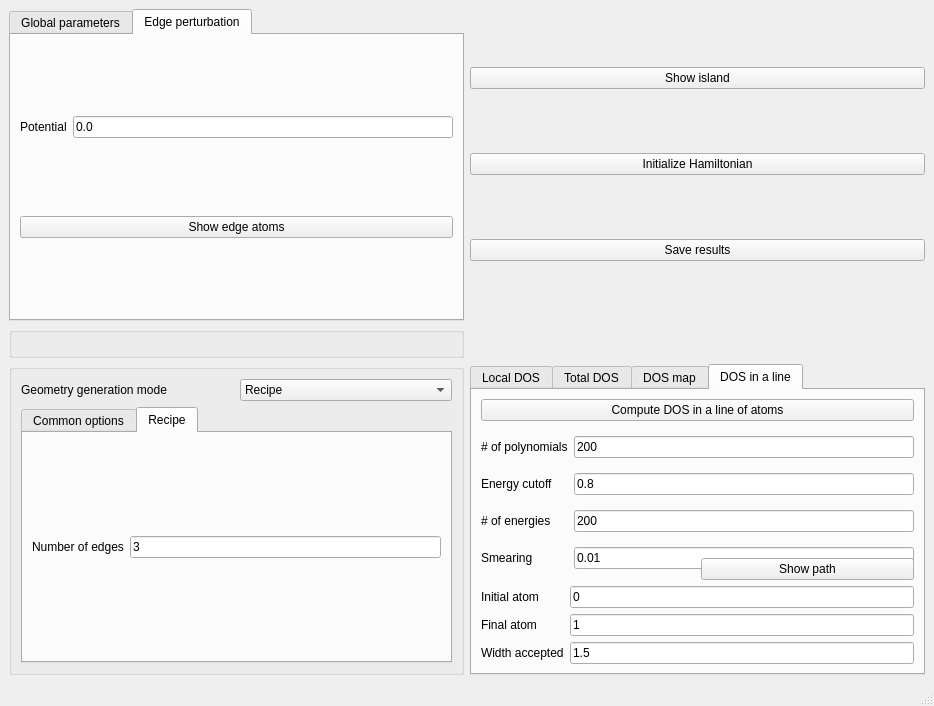
<?xml version="1.0" encoding="UTF-8"?>
<ui version="4.0">
 <class>MainWindow</class>
 <widget class="QMainWindow" name="MainWindow">
  <property name="geometry">
   <rect>
    <x>0</x>
    <y>0</y>
    <width>934</width>
    <height>706</height>
   </rect>
  </property>
  <property name="minimumSize">
   <size>
    <width>934</width>
    <height>706</height>
   </size>
  </property>
  <property name="windowTitle">
   <string>Huge islands</string>
  </property>
  <widget class="QWidget" name="centralwidget">
   <layout class="QGridLayout" name="gridLayout_21">
    <item row="0" column="0">
     <widget class="QTabWidget" name="tabWidget_2">
      <property name="currentIndex">
       <number>1</number>
      </property>
      <widget class="QWidget" name="tab_3">
       <attribute name="title">
        <string>Global parameters</string>
       </attribute>
       <layout class="QGridLayout" name="gridLayout_19">
        <item row="0" column="0">
         <layout class="QGridLayout" name="gridLayout_3">
          <item row="1" column="0">
           <widget class="QLabel" name="label_9">
            <property name="text">
             <string>Fermi shift</string>
            </property>
           </widget>
          </item>
          <item row="0" column="0">
           <widget class="QLabel" name="label_8">
            <property name="text">
             <string>AB imbalance</string>
            </property>
           </widget>
          </item>
          <item row="0" column="1">
           <widget class="QLineEdit" name="mAB">
            <property name="toolTip">
             <string>Sublattice imbalance in a bipartite lattice</string>
            </property>
            <property name="text">
             <string>0.0</string>
            </property>
           </widget>
          </item>
          <item row="2" column="1">
           <widget class="QLineEdit" name="peierls">
            <property name="toolTip">
             <string>Orbital magnetic field, creates Landau levels</string>
            </property>
            <property name="text">
             <string>0.0</string>
            </property>
           </widget>
          </item>
          <item row="1" column="1">
           <widget class="QLineEdit" name="fermi">
            <property name="toolTip">
             <string>Global shift of the onsite energies</string>
            </property>
            <property name="text">
             <string>0.0</string>
            </property>
           </widget>
          </item>
          <item row="2" column="0">
           <widget class="QLabel" name="label_10">
            <property name="text">
             <string>Magnetic field</string>
            </property>
           </widget>
          </item>
          <item row="3" column="0">
           <widget class="QLabel" name="label_36">
            <property name="text">
             <string>Haldane</string>
            </property>
           </widget>
          </item>
          <item row="3" column="1">
           <widget class="QLineEdit" name="haldane">
            <property name="toolTip">
             <string>Haldane coupling, creates a quantum anomalous Hall state</string>
            </property>
            <property name="text">
             <string>0.0</string>
            </property>
           </widget>
          </item>
         </layout>
        </item>
       </layout>
      </widget>
      <widget class="QWidget" name="tab_11">
       <attribute name="title">
        <string>Edge perturbation</string>
       </attribute>
       <layout class="QGridLayout" name="gridLayout_20">
        <item row="0" column="0">
         <layout class="QGridLayout" name="gridLayout_14">
          <item row="0" column="1">
           <widget class="QLineEdit" name="edge_potential">
            <property name="toolTip">
             <string>This term will introduce an onsite term in the edge atoms</string>
            </property>
            <property name="text">
             <string>0.0</string>
            </property>
           </widget>
          </item>
          <item row="0" column="0">
           <widget class="QLabel" name="label_35">
            <property name="text">
             <string>Potential</string>
            </property>
           </widget>
          </item>
         </layout>
        </item>
        <item row="1" column="0">
         <widget class="QPushButton" name="show_potential">
          <property name="toolTip">
           <string>This shows in which atoms the edge potential is added</string>
          </property>
          <property name="text">
           <string>Show edge atoms</string>
          </property>
         </widget>
        </item>
       </layout>
      </widget>
     </widget>
    </item>
    <item row="0" column="1">
     <layout class="QGridLayout" name="gridLayout_6">
      <item row="0" column="0">
       <widget class="QPushButton" name="show_lattice">
        <property name="toolTip">
         <string>Show the geometry created</string>
        </property>
        <property name="text">
         <string>Show island</string>
        </property>
       </widget>
      </item>
      <item row="1" column="0">
       <widget class="QPushButton" name="initialize">
        <property name="toolTip">
         <string>Write the Hamiltonian to a file, to allow quick access for the rest of the computations</string>
        </property>
        <property name="text">
         <string>Initialize Hamiltonian</string>
        </property>
       </widget>
      </item>
      <item row="2" column="0">
       <widget class="QPushButton" name="save_results">
        <property name="toolTip">
         <string>Copy the results to a local folder</string>
        </property>
        <property name="text">
         <string>Save results</string>
        </property>
       </widget>
      </item>
     </layout>
    </item>
    <item row="1" column="0">
     <widget class="QGroupBox" name="groupBox_3">
      <property name="title">
       <string/>
      </property>
     </widget>
    </item>
    <item row="2" column="0">
     <widget class="QGroupBox" name="groupBox">
      <property name="title">
       <string/>
      </property>
      <layout class="QGridLayout" name="gridLayout_24">
       <item row="0" column="0">
        <layout class="QGridLayout" name="gridLayout_4">
         <item row="0" column="1">
          <widget class="QComboBox" name="geometry_mode">
           <item>
            <property name="text">
             <string>Recipe</string>
            </property>
           </item>
          </widget>
         </item>
         <item row="0" column="0">
          <widget class="QLabel" name="label_11">
           <property name="text">
            <string>Geometry generation mode</string>
           </property>
          </widget>
         </item>
        </layout>
       </item>
       <item row="1" column="0">
        <widget class="QTabWidget" name="tabWidget">
         <property name="currentIndex">
          <number>1</number>
         </property>
         <widget class="QWidget" name="tab">
          <attribute name="title">
           <string>Common options</string>
          </attribute>
          <layout class="QGridLayout" name="gridLayout_22">
           <item row="0" column="0">
            <layout class="QGridLayout" name="gridLayout">
             <item row="0" column="1">
              <widget class="QComboBox" name="lattice">
               <item>
                <property name="text">
                 <string>Honeycomb</string>
                </property>
               </item>
               <item>
                <property name="text">
                 <string>Square</string>
                </property>
               </item>
               <item>
                <property name="text">
                 <string>Triangular</string>
                </property>
               </item>
               <item>
                <property name="text">
                 <string>Lieb</string>
                </property>
               </item>
               <item>
                <property name="text">
                 <string>Kagome</string>
                </property>
               </item>
              </widget>
             </item>
             <item row="1" column="0">
              <widget class="QLabel" name="label_2">
               <property name="text">
                <string>Rotation</string>
               </property>
              </widget>
             </item>
             <item row="4" column="0">
              <widget class="QLabel" name="label_5">
               <property name="enabled">
                <bool>false</bool>
               </property>
               <property name="text">
                <string>Target diameter</string>
               </property>
              </widget>
             </item>
             <item row="2" column="0">
              <widget class="QLabel" name="label_3">
               <property name="text">
                <string>Size</string>
               </property>
              </widget>
             </item>
             <item row="1" column="1">
              <widget class="QLineEdit" name="rotation">
               <property name="toolTip">
                <string>Global rotation of the unit cell used to build the island</string>
               </property>
               <property name="text">
                <string>30</string>
               </property>
              </widget>
             </item>
             <item row="4" column="1">
              <widget class="QCheckBox" name="target_diameter">
               <property name="enabled">
                <bool>false</bool>
               </property>
               <property name="text">
                <string/>
               </property>
              </widget>
             </item>
             <item row="3" column="1">
              <widget class="QCheckBox" name="clean_island">
               <property name="text">
                <string/>
               </property>
              </widget>
             </item>
             <item row="0" column="0">
              <widget class="QLabel" name="label">
               <property name="text">
                <string>Lattice</string>
               </property>
              </widget>
             </item>
             <item row="3" column="0">
              <widget class="QLabel" name="label_4">
               <property name="text">
                <string>Remove single bonded</string>
               </property>
              </widget>
             </item>
             <item row="5" column="0">
              <widget class="QLabel" name="label_6">
               <property name="enabled">
                <bool>false</bool>
               </property>
               <property name="text">
                <string>Desired diameter</string>
               </property>
              </widget>
             </item>
             <item row="5" column="1">
              <widget class="QLineEdit" name="desired_dameter">
               <property name="enabled">
                <bool>false</bool>
               </property>
               <property name="text">
                <string>40</string>
               </property>
              </widget>
             </item>
             <item row="2" column="1">
              <widget class="QLineEdit" name="size">
               <property name="toolTip">
                <string>Size of the supercell used to build the island, controls the overal size of hte island</string>
               </property>
               <property name="text">
                <string>11</string>
               </property>
              </widget>
             </item>
            </layout>
           </item>
          </layout>
         </widget>
         <widget class="QWidget" name="tab_2">
          <attribute name="title">
           <string>Recipe</string>
          </attribute>
          <layout class="QGridLayout" name="gridLayout_23">
           <item row="0" column="0">
            <layout class="QGridLayout" name="gridLayout_2">
             <item row="0" column="1">
              <widget class="QLineEdit" name="nedges">
               <property name="text">
                <string>3</string>
               </property>
              </widget>
             </item>
             <item row="0" column="0">
              <widget class="QLabel" name="label_7">
               <property name="text">
                <string>Number of edges</string>
               </property>
              </widget>
             </item>
            </layout>
           </item>
          </layout>
         </widget>
        </widget>
       </item>
      </layout>
     </widget>
    </item>
    <item row="2" column="1">
     <widget class="QTabWidget" name="tabWidget_3">
      <property name="toolTip">
       <string/>
      </property>
      <property name="currentIndex">
       <number>3</number>
      </property>
      <widget class="QWidget" name="tab_4">
       <attribute name="title">
        <string>Local DOS</string>
       </attribute>
       <layout class="QGridLayout" name="gridLayout_16">
        <item row="0" column="0">
         <widget class="QPushButton" name="show_ldos">
          <property name="toolTip">
           <string>Shows the local density of states in specific atoms</string>
          </property>
          <property name="text">
           <string>Compute DOS in certain atoms</string>
          </property>
         </widget>
        </item>
        <item row="1" column="0">
         <layout class="QGridLayout" name="gridLayout_5">
          <item row="4" column="0">
           <widget class="QLabel" name="label_15">
            <property name="text">
             <string>Energy cutoff</string>
            </property>
           </widget>
          </item>
          <item row="3" column="0">
           <widget class="QLabel" name="label_14">
            <property name="text">
             <string>Number of energies</string>
            </property>
           </widget>
          </item>
          <item row="2" column="0">
           <widget class="QLabel" name="label_13">
            <property name="text">
             <string>Smearing</string>
            </property>
           </widget>
          </item>
          <item row="0" column="0">
           <widget class="QPushButton" name="select_atoms_dos">
            <property name="text">
             <string>Select atoms</string>
            </property>
           </widget>
          </item>
          <item row="1" column="0">
           <widget class="QLabel" name="label_12">
            <property name="text">
             <string># of polynomials</string>
            </property>
           </widget>
          </item>
          <item row="0" column="1">
           <widget class="QLineEdit" name="LDOS_num_atom">
            <property name="text">
             <string>1</string>
            </property>
           </widget>
          </item>
          <item row="1" column="1">
           <widget class="QLineEdit" name="LDOS_polynomials">
            <property name="text">
             <string>600</string>
            </property>
           </widget>
          </item>
          <item row="2" column="1">
           <widget class="QLineEdit" name="smearing_local_dos">
            <property name="text">
             <string>0.01</string>
            </property>
           </widget>
          </item>
          <item row="3" column="1">
           <widget class="QLineEdit" name="num_ene_ldos">
            <property name="text">
             <string>300</string>
            </property>
           </widget>
          </item>
          <item row="4" column="1">
           <widget class="QLineEdit" name="energy_cutoff_local_dos">
            <property name="text">
             <string>0.8</string>
            </property>
           </widget>
          </item>
         </layout>
        </item>
       </layout>
      </widget>
      <widget class="QWidget" name="tab_5">
       <attribute name="title">
        <string>Total DOS</string>
       </attribute>
       <layout class="QGridLayout" name="gridLayout_15">
        <item row="0" column="0">
         <widget class="QPushButton" name="show_dos">
          <property name="toolTip">
           <string>Show the density of states avergaed over the whole sample</string>
          </property>
          <property name="text">
           <string>Compute total DOS </string>
          </property>
         </widget>
        </item>
        <item row="1" column="0">
         <layout class="QGridLayout" name="gridLayout_7">
          <item row="3" column="0">
           <widget class="QLabel" name="label_16">
            <property name="text">
             <string># of energies</string>
            </property>
           </widget>
          </item>
          <item row="2" column="0">
           <widget class="QLabel" name="label_17">
            <property name="text">
             <string>Smearing</string>
            </property>
           </widget>
          </item>
          <item row="0" column="0">
           <widget class="QLabel" name="label_19">
            <property name="text">
             <string># of polynomials</string>
            </property>
           </widget>
          </item>
          <item row="0" column="1">
           <widget class="QLineEdit" name="DOS_polynomials">
            <property name="text">
             <string>600</string>
            </property>
           </widget>
          </item>
          <item row="1" column="1">
           <widget class="QLineEdit" name="DOS_iterations">
            <property name="text">
             <string>20</string>
            </property>
           </widget>
          </item>
          <item row="2" column="1">
           <widget class="QLineEdit" name="smearing_dos">
            <property name="text">
             <string>0.01</string>
            </property>
           </widget>
          </item>
          <item row="3" column="1">
           <widget class="QLineEdit" name="num_ene_dos">
            <property name="text">
             <string>300</string>
            </property>
           </widget>
          </item>
          <item row="1" column="0">
           <widget class="QLabel" name="label_18">
            <property name="text">
             <string>Iterations</string>
            </property>
           </widget>
          </item>
         </layout>
        </item>
       </layout>
      </widget>
      <widget class="QWidget" name="tab_6">
       <attribute name="title">
        <string>DOS map</string>
       </attribute>
       <layout class="QGridLayout" name="gridLayout_17">
        <item row="0" column="0">
         <widget class="QPushButton" name="show_spatial_dos">
          <property name="toolTip">
           <string>Show a spatial profile of the density of states at a specific energy</string>
          </property>
          <property name="text">
           <string>Compute spatially resolved DOS</string>
          </property>
         </widget>
        </item>
        <item row="1" column="0">
         <layout class="QGridLayout" name="gridLayout_11">
          <item row="0" column="1">
           <widget class="QComboBox" name="mode_dosmap">
            <item>
             <property name="text">
              <string>Single shot</string>
             </property>
            </item>
            <item>
             <property name="text">
              <string>Movie</string>
             </property>
            </item>
           </widget>
          </item>
          <item row="0" column="0">
           <widget class="QLabel" name="label_27">
            <property name="text">
             <string>Mode ofr spatial DOS</string>
            </property>
           </widget>
          </item>
         </layout>
        </item>
        <item row="2" column="0">
         <widget class="QTabWidget" name="tabWidget_4">
          <property name="currentIndex">
           <number>0</number>
          </property>
          <widget class="QWidget" name="tab_7">
           <attribute name="title">
            <string>Common options</string>
           </attribute>
           <widget class="QWidget" name="gridLayoutWidget_8">
            <property name="geometry">
             <rect>
              <x>40</x>
              <y>10</y>
              <width>241</width>
              <height>141</height>
             </rect>
            </property>
            <layout class="QGridLayout" name="gridLayout_8">
             <item row="0" column="0">
              <widget class="QLabel" name="label_20">
               <property name="text">
                <string>Mode</string>
               </property>
              </widget>
             </item>
             <item row="1" column="0">
              <widget class="QLabel" name="label_21">
               <property name="text">
                <string>Smearing</string>
               </property>
              </widget>
             </item>
             <item row="2" column="0">
              <widget class="QLabel" name="label_22">
               <property name="text">
                <string># of waves</string>
               </property>
              </widget>
             </item>
             <item row="0" column="1">
              <widget class="QComboBox" name="mode_stm">
               <item>
                <property name="text">
                 <string>Eigen</string>
                </property>
               </item>
               <item>
                <property name="text">
                 <string>Full</string>
                </property>
               </item>
              </widget>
             </item>
             <item row="1" column="1">
              <widget class="QLineEdit" name="smearing_spatial_DOS">
               <property name="text">
                <string>0.01</string>
               </property>
              </widget>
             </item>
             <item row="2" column="1">
              <widget class="QLineEdit" name="nwaves_dos">
               <property name="text">
                <string>100</string>
               </property>
              </widget>
             </item>
            </layout>
           </widget>
          </widget>
          <widget class="QWidget" name="tab_8">
           <attribute name="title">
            <string>Single shot</string>
           </attribute>
           <widget class="QWidget" name="gridLayoutWidget_9">
            <property name="geometry">
             <rect>
              <x>80</x>
              <y>40</y>
              <width>160</width>
              <height>80</height>
             </rect>
            </property>
            <layout class="QGridLayout" name="gridLayout_9">
             <item row="0" column="1">
              <widget class="QLineEdit" name="energy_spatial_DOS">
               <property name="text">
                <string>0.0</string>
               </property>
              </widget>
             </item>
             <item row="0" column="0">
              <widget class="QLabel" name="label_23">
               <property name="text">
                <string>Energy</string>
               </property>
              </widget>
             </item>
            </layout>
           </widget>
          </widget>
          <widget class="QWidget" name="tab_9">
           <attribute name="title">
            <string>Movie</string>
           </attribute>
           <widget class="QWidget" name="gridLayoutWidget_10">
            <property name="geometry">
             <rect>
              <x>70</x>
              <y>40</y>
              <width>201</width>
              <height>104</height>
             </rect>
            </property>
            <layout class="QGridLayout" name="gridLayout_10">
             <item row="0" column="0">
              <widget class="QLabel" name="label_24">
               <property name="text">
                <string>Initial energy</string>
               </property>
              </widget>
             </item>
             <item row="1" column="0">
              <widget class="QLabel" name="label_25">
               <property name="text">
                <string>Final energy</string>
               </property>
              </widget>
             </item>
             <item row="2" column="0">
              <widget class="QLabel" name="label_26">
               <property name="text">
                <string># of energies</string>
               </property>
              </widget>
             </item>
             <item row="0" column="1">
              <widget class="QLineEdit" name="mine_movie">
               <property name="text">
                <string>-0.5</string>
               </property>
              </widget>
             </item>
             <item row="1" column="1">
              <widget class="QLineEdit" name="maxe_movie">
               <property name="text">
                <string>0.5</string>
               </property>
              </widget>
             </item>
             <item row="2" column="1">
              <widget class="QLineEdit" name="stepse_movie">
               <property name="text">
                <string>100</string>
               </property>
              </widget>
             </item>
            </layout>
           </widget>
          </widget>
         </widget>
        </item>
       </layout>
      </widget>
      <widget class="QWidget" name="tab_10">
       <attribute name="title">
        <string>DOS in a line</string>
       </attribute>
       <layout class="QGridLayout" name="gridLayout_18">
        <item row="0" column="0" colspan="2">
         <widget class="QPushButton" name="show_path_dos">
          <property name="toolTip">
           <string>Shows the density of states in a sequence of atoms that intersect a certain line</string>
          </property>
          <property name="text">
           <string>Compute DOS in a line of atoms</string>
          </property>
         </widget>
        </item>
        <item row="1" column="0" rowspan="2" colspan="2">
         <layout class="QGridLayout" name="gridLayout_13">
          <item row="2" column="0">
           <widget class="QLabel" name="label_33">
            <property name="text">
             <string># of energies</string>
            </property>
           </widget>
          </item>
          <item row="1" column="0">
           <widget class="QLabel" name="label_32">
            <property name="text">
             <string>Energy cutoff</string>
            </property>
           </widget>
          </item>
          <item row="0" column="0">
           <widget class="QLabel" name="label_31">
            <property name="text">
             <string># of polynomials</string>
            </property>
           </widget>
          </item>
          <item row="3" column="0">
           <widget class="QLabel" name="label_34">
            <property name="text">
             <string>Smearing</string>
            </property>
           </widget>
          </item>
          <item row="0" column="1">
           <widget class="QLineEdit" name="pols_path">
            <property name="text">
             <string>200</string>
            </property>
           </widget>
          </item>
          <item row="1" column="1">
           <widget class="QLineEdit" name="ecut_path">
            <property name="text">
             <string>0.8</string>
            </property>
           </widget>
          </item>
          <item row="2" column="1">
           <widget class="QLineEdit" name="num_ene_path">
            <property name="text">
             <string>200</string>
            </property>
           </widget>
          </item>
          <item row="3" column="1">
           <widget class="QLineEdit" name="smearing_path_dos">
            <property name="text">
             <string>0.01</string>
            </property>
           </widget>
          </item>
         </layout>
        </item>
        <item row="2" column="1">
         <widget class="QPushButton" name="show_path">
          <property name="text">
           <string>Show path</string>
          </property>
         </widget>
        </item>
        <item row="3" column="0" colspan="2">
         <layout class="QGridLayout" name="gridLayout_12">
          <item row="1" column="0">
           <widget class="QLabel" name="label_29">
            <property name="text">
             <string>Final atom</string>
            </property>
           </widget>
          </item>
          <item row="2" column="0">
           <widget class="QLabel" name="label_30">
            <property name="text">
             <string>Width accepted</string>
            </property>
           </widget>
          </item>
          <item row="0" column="0">
           <widget class="QLabel" name="label_28">
            <property name="text">
             <string>Initial atom</string>
            </property>
           </widget>
          </item>
          <item row="0" column="1">
           <widget class="QLineEdit" name="initial_atom">
            <property name="text">
             <string>0</string>
            </property>
           </widget>
          </item>
          <item row="1" column="1">
           <widget class="QLineEdit" name="final_atom">
            <property name="text">
             <string>1</string>
            </property>
           </widget>
          </item>
          <item row="2" column="1">
           <widget class="QLineEdit" name="width_path">
            <property name="text">
             <string>1.5</string>
            </property>
           </widget>
          </item>
         </layout>
        </item>
       </layout>
      </widget>
     </widget>
    </item>
   </layout>
  </widget>
  <widget class="QMenuBar" name="menubar">
   <property name="geometry">
    <rect>
     <x>0</x>
     <y>0</y>
     <width>934</width>
     <height>25</height>
    </rect>
   </property>
  </widget>
  <widget class="QStatusBar" name="statusbar"/>
 </widget>
 <resources/>
 <connections/>
</ui>
